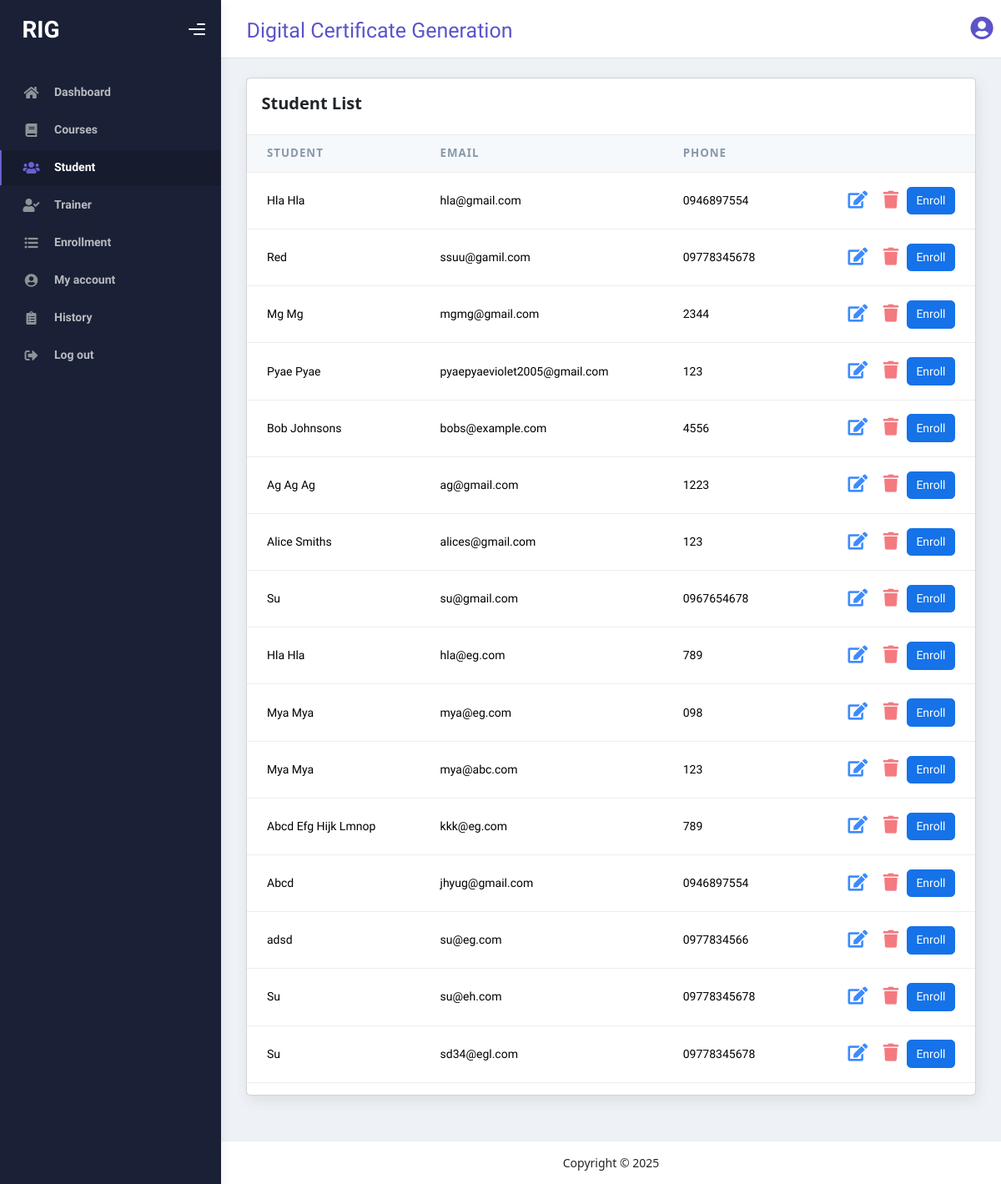
The app's page /studentlist/, older data.
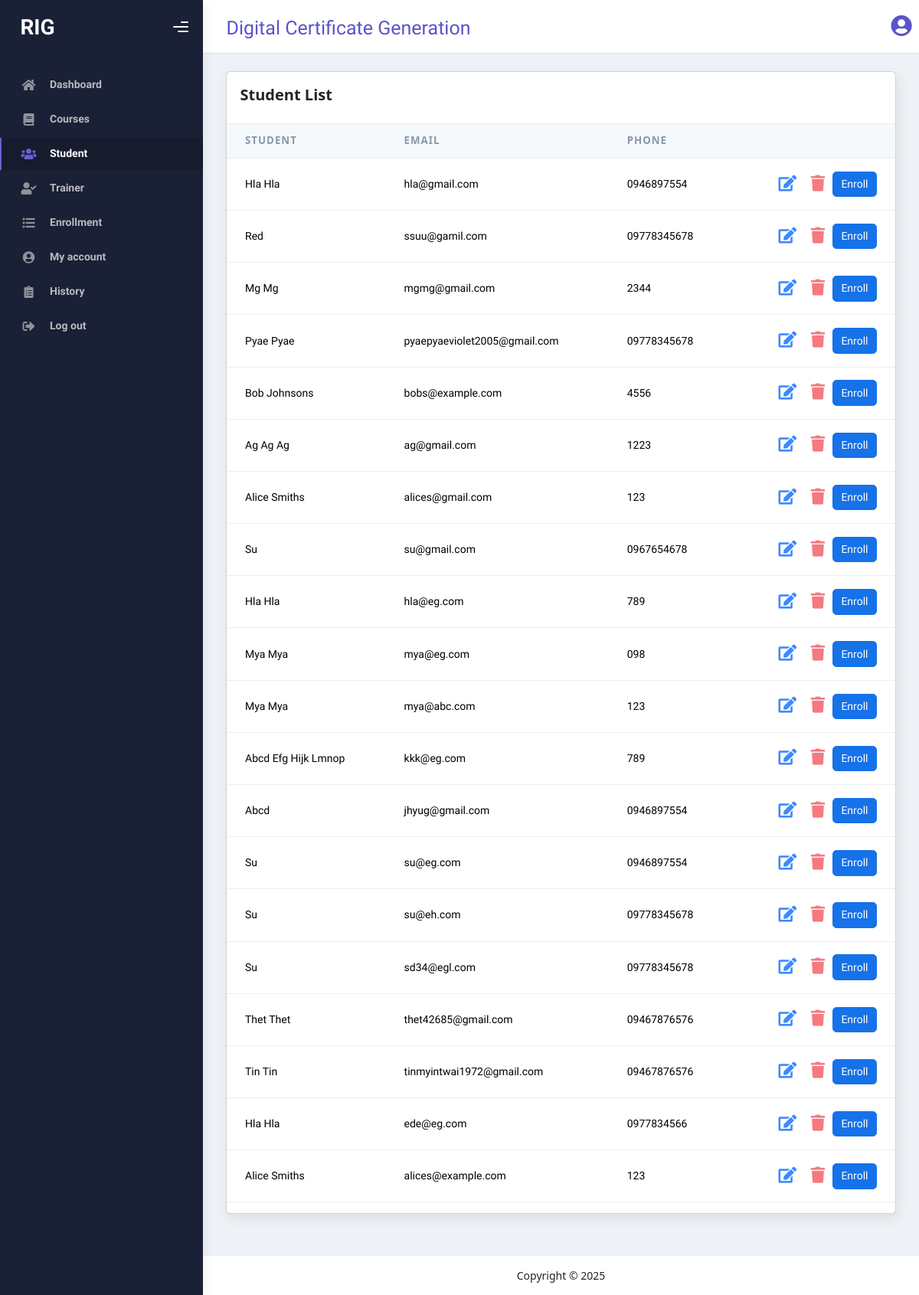
The same page, newer data.
### myapp/models.py (models this page shows, shortened)
class Student(models.Model):
    student_name=models.CharField(max_length=100)
    email=models.EmailField()
    phone=models.CharField(blank=True,null=True)

### myapp/views.py (the view)
# urls.py: path('studentlist/', studentlist,name='studentlist'),
def studentlist(request):
    student=Student.objects.all()
    context={'student':student}
    return render(request,'studentlist.html',context)

### templates/studentlist.html
{% extends 'starter-template.html' %}
{% block content %}
<div class="card card-round">
  <div class="card-header">
    <div class="card-head-row card-tools-still-right">
      <div class="card-title">Student List</div>
      </div>
    </div>
  <div class="card-body p-0">
<div class="table-responsive">
    <table id="example" class="table table-hover">
      <thead class="thead-light">
        <tr>
          <th >Student</th>
          <th >Email</th>
          <th >Phone</th>
          <th ></th>
        </tr>
      </thead>
      <tbody>
        {% for i in student %}
        <tr>
          <td >{{i.student_name}}</td>
          <td >{{i.email}}</td>
          <td >{{i.phone}}</td>
          <td class="text-end">
            <a href="{% url 'updatestudent' i.id %}"><button type="submit" class="btn btn-icon btn-link op-8 me-1">
              <i class="fas fa-edit fs-4"></i>
            </button></a>
            <a href="{% url 'deletestudent' i.id %}" onclick="return confirm('Are you sure you want to delete this?')"><button type="submit" class="btn btn-icon btn-link btn-danger op-8">
              <i class="fas fa-trash fs-4"></i>
            </button></a>
            <a href="{% url 'enroll_single_student' %}?student_id={{ i.id }}">
              <button class="btn btn-primary">Enroll</button>
            </a>
          </td>
        </tr>
        {% endfor %}
      </tbody>
    </table>
  </div>
  </div>
  </div>
{% endblock content %}

Row changes from the older to the newer data that the page shows:
changed Student "Pyae Pyae": phone "123" → "09778345678"
changed Student "su@eg.com": student_name "adsd" → "Su"; phone "0977834566" → "0946897554"
added Student: student_name "Thet Thet", email "thet42685@gmail.com", phone "09467876576"
added Student: student_name "Tin Tin", email "tinmyintwai1972@gmail.com", phone "09467876576"
added Student: student_name "Hla Hla", email "ede@eg.com", phone "0977834566"
added Student: student_name "Alice Smiths", email "alices@example.com", phone "123"
